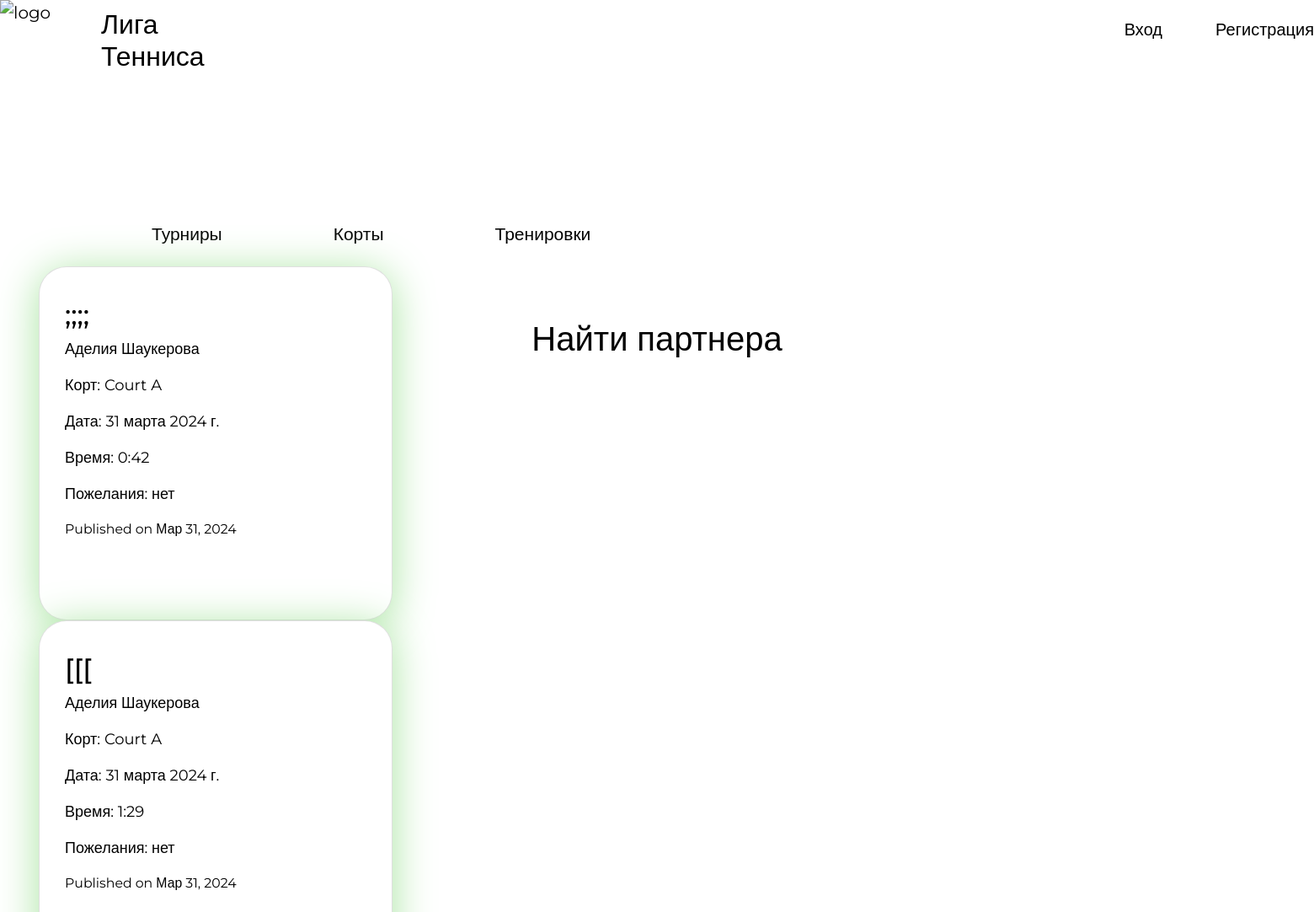
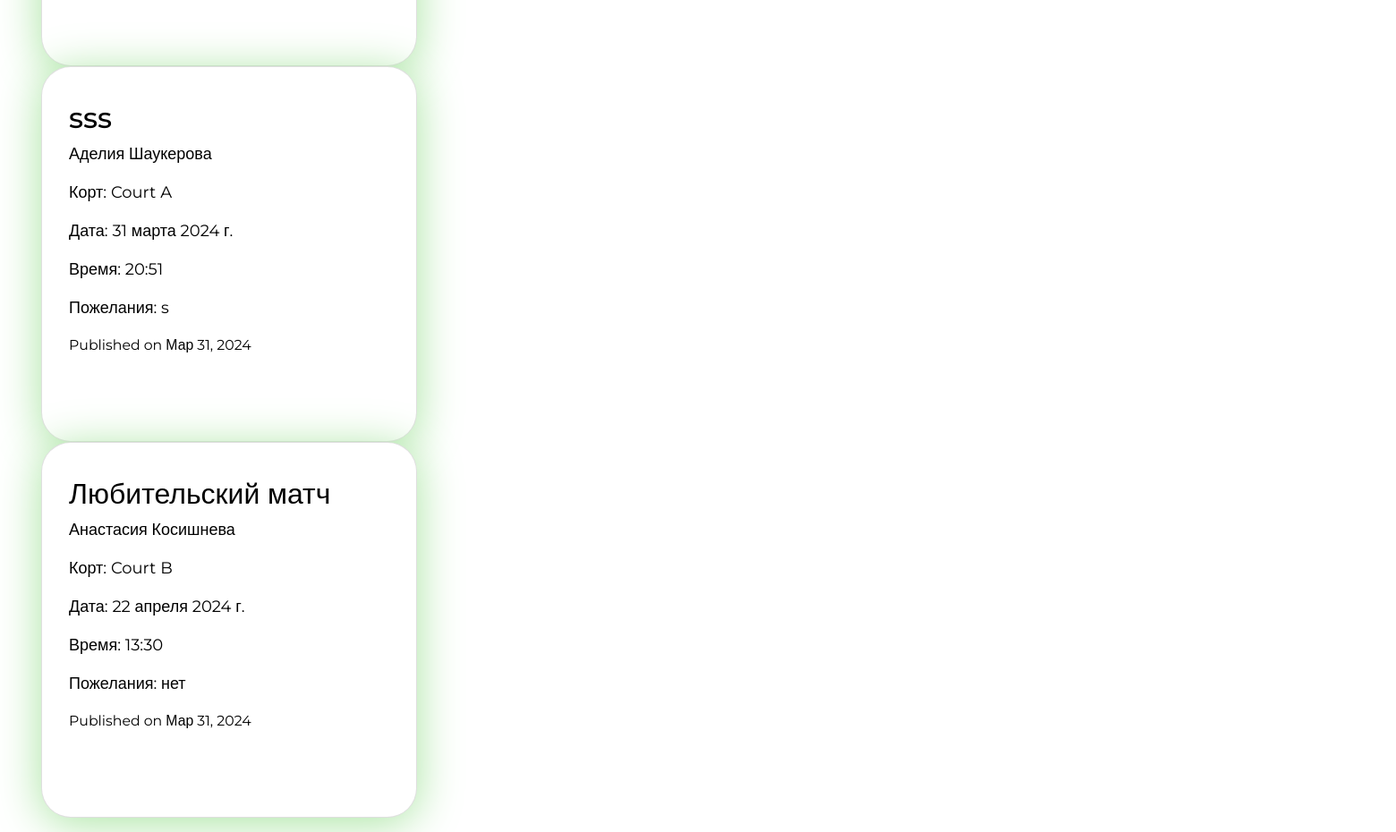
/find_partner/, run on an earlier commit of the app's database (2 pictures, top to bottom).
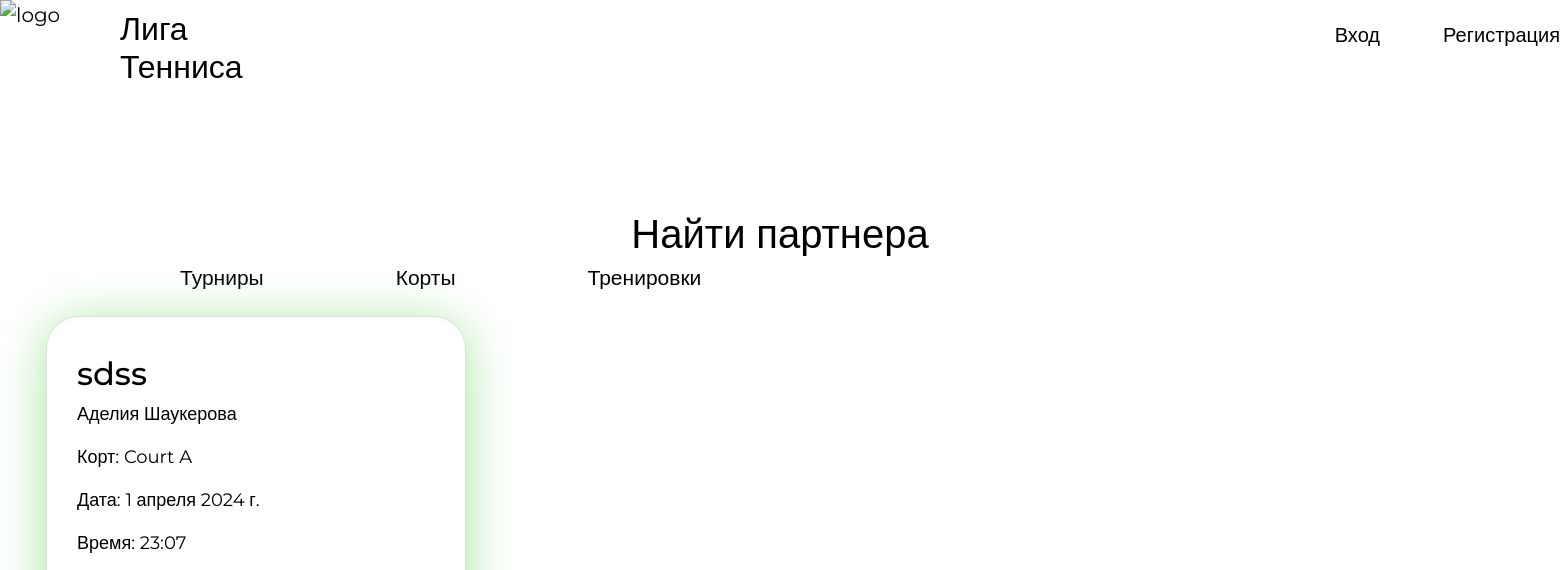
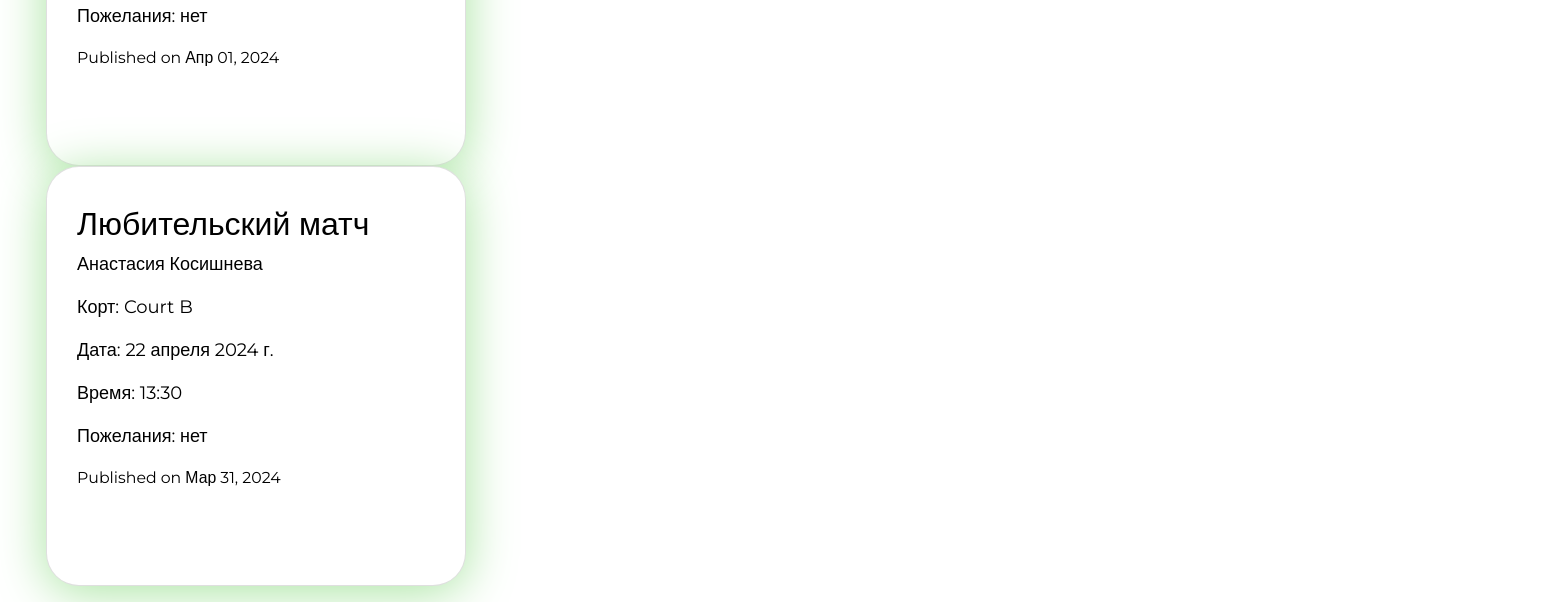
And on a later commit of the database (2 pictures, top to bottom).
### blog/models.py (models this page shows, shortened)
class Post(models.Model):
    COURT_CHOICES = (
        ('Court A', 'Court A'),
        ('Court B', 'Court B'),
        ('Court C', 'Court C'),
    )
    title = models.CharField('Заголовок', max_length=120)
    court = models.CharField('Корт', max_length=20,
                             choices=COURT_CHOICES, default='Court A')
    training_date = models.DateField(
        'Дата', default=datetime.date.today)
    training_time = models.TimeField(
        'Время', default=datetime.time(0, 0))
    preferences = models.CharField('Пожелания', max_length=20, default='')
    published_at = models.DateTimeField('Опубликовано', default=timezone.now)
    author = models.ForeignKey(User, on_delete=models.CASCADE)
    class Meta:
        ordering = ['-published_at']

### blog/views.py (the view)
# urls.py: path('find_partner/', views.find_partner, name='find_partner'),
def find_partner(request):
    posts = Post.objects.all()
    context = {'posts': posts}
    return render(request, "blog/find_partner.html", context)

### blog/templates/blog/find_partner.html (shortened to what this page needs)
{% extends 'base.html' %}
{% block content %}
{% load static %}
<!DOCTYPE html>
<html lang="ru">
<head>
  <link href="https://cdn.jsdelivr.net/npm/bootstrap@5.0.0-beta1/dist/css/bootstrap.min.css" rel="stylesheet">
  <link rel="stylesheet" href="{% static 'css/find_partner.css'%}" type="text/css">
</head>
<body>
  <form>
  <div><h1 class = "find">Найти партнера</h1></div>
  <div class="card-container" style = "top: 300px;">
  <div >
  {% for post in posts %}
  <div class="card">
    <h2>{{ post.title }}</h2>
    <p>{{ post.author.first_name }} {{ post.author.last_name }}</a></p>
    <p>Корт: {{ post.court }}</p>
    <p>Дата: {{ post.training_date }}</p>
    <p>Время: {{ post.training_time }}</p>
    <p>Пожелания: {{ post.preferences }}</p>
    <small>Published on {{ post.published_at | date:"M d, Y" }}
</div>
  {% endfor %}
</body>
{% endblock content %}

### templates/base.html (shortened to what this page needs)
{%load static %}
<!DOCTYPE html>
<html lang="en">
  <head>
  <link href="https://cdn.jsdelivr.net/npm/bootstrap@5.0.0-beta1/dist/css/bootstrap.min.css" rel="stylesheet">
  <link rel="stylesheet" href="{% static 'css/registration.css'%}" type="text/css">
  <link rel="stylesheet" href="{% static 'css/navigation.css'%}" type="text/css">
    <link rel="stylesheet" href="{% static 'css/style.css' %}" />
  </head>
  <body>
	  <header class="header">
		<div class="container">
				<a href="/""" class="navbar-brand" href="Liga Tennisa" style=color:black; >
					<img src="https://img.icons8.com/emoji/12x/tennis-emoji.png" alt="logo" width="120" class="logo-img" align="left">
					<a href="/""" class="ligatennisa"><h2><p>Лига <br />Тенниса</p></h2></a>
				</a>
			<nav class="navbar">
				<ul class="nav-list" style="position:absolute; top: -110px">
					<li class="nav-item">
						<a href="/tournaments" class="nav-link">Турниры</a>
					</li>
					<li class="nav-item">
						<a href="/courts" class="nav-link">Корты</a>
					</li>
					<li class="nav-item">
						<a href="/training" class="nav-link">Тренировки</a>
					</li>
				</ul>
			</nav>
			{%if request.user.is_authenticated %}
  			<a href="/myprofile" class="btnlogin"> {{ request.user.first_name | title }}</span>
  			<a href="{% url 'logout' %}" class="btnregistr">Выйти</a>
  			{%else%}
  			<a href="/login" class="btnlogin">
				Вход
			</a>
			  <a href="/register" class="btnregistr">
				Регистрация
			</a>
  			{%endif%}
		</div>
	</header>
  	<main>
	    {%block content%}
	    {%endblock content%}
  	</main>
  </body>
</html>

### static/css/registration.css (style rules this page uses)
* { margin: 0; padding: 0; box-sizing: border-box; font-family: "Montserrat", sans-serif; font-optical-sizing: auto; font-weight: weight; font-style: normal; }
main { background: white; height: 100vh; display:flex; flex-direction: column; justify-content: center; align-items: center; }

### static/css/navigation.css (style rules this page uses)
* { font-family: "Montserrat", sans-serif; font-optical-sizing: auto; font-weight: weight; font-style: normal; }
body { height:1080px; width:100%; }
html { width: 100%; margin: 0; }
.navbar { width: 100%; justify-content: center; }
.nav-list { position:relative; top: 10px; list-style: none; display: flex; align-items: center; column-gap: 100px; justify-content: center; white-space: nowrap; color: black; flex-grow: 0; }
.nav-link { text-align: center; position: relative; top: 100px; display: inline-block; column-gap: 30px; color: black; font-size: 21px; }
.btnregistr { position: absolute; top: 20px; right: 0px; color:black; text-decoration: none; font-size: 20px; }
.btnlogin { position: absolute; top: 20px; right: 180px; color:black; text-decoration: none; font-size: 20px; }
.logo-img { position: absolute; top: 0px; left: 0px; }
.ligatennisa { position: absolute; top: 10px; left: 120px; color:black; text-decoration: none; }
* { margin: 0; padding: 0; box-sizing: border-box; font-family: 'Montserrat', sans-serif; }
body { display: flex; flex-direction: column; justify-content: flex-end; min-height: 100vh; }

### static/css/style.css (style rules this page uses)
h1 { color: #0052ea; }
form { max-width: 400px; }

### static/css/find_partner.css (style rules this page uses)
body { background-color: white; }
.find { position: absolute; color: black; top: 20%; left: 50%; transform: translate(-50%, -50%); }
form { width: 100%; padding: 1rem; margin-bottom: 100%; display: block; }
.card-container { position: absolute; top: 20%; left: 0%; transform: translate(0%, 0%); padding: 1rem; margin-bottom: 1rem; }
.card { border-radius: 33px; font-family: Montserrat; position: relative; white-space: nowrap; color: black; font-size: 18px; width: 270px; height: 420px; min-height: 270px; min-width: 420px; max-width: 270px; max-height: 420px; margin-right: 30px; margin-left: 30px; background: #ffffff; box-shadow: 0px 6px 50px rgba(168,228,160); padding-left: 30px; padding-right: 30px; padding-top: 38px; padding-bottom: 38px; animation-name: fadeForm; animation-duration: .7s; animation-timing-function: ease-in-out; animation-delay: 0s; animation-iteration-count: 1; animation-fill-mode: forwards; }

What changed in the data, as far as the page shows it:
removed Post: title ";;;;", author.first_name "Аделия", author.last_name "Шаукерова", court "Court A", training_date "31 марта 2024 г.", training_time "0:42", preferences "нет", published_at "Мар 31, 2024"
removed Post: title "[[[", author.first_name "Аделия", author.last_name "Шаукерова", court "Court A", training_date "31 марта 2024 г.", training_time "1:29", preferences "нет", published_at "Мар 31, 2024"
removed Post: title "sss", author.first_name "Аделия", author.last_name "Шаукерова", court "Court A", training_date "31 марта 2024 г.", training_time "20:51", preferences "s", published_at "Мар 31, 2024"
added Post: title "sdss", author.first_name "Аделия", author.last_name "Шаукерова", court "Court A", training_date "1 апреля 2024 г.", training_time "23:07", preferences "нет", published_at "Апр 01, 2024"
